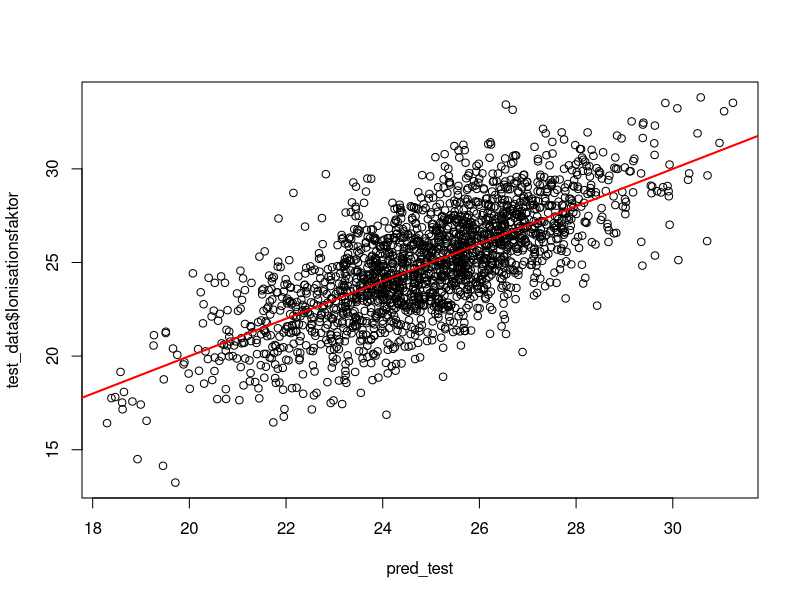

Generate this figure with R:
library(readr)

set.seed(42)
data <- read_csv("SmartBuild.csv")
data$LScore <- as.factor(data$LScore)
index <- sample(1:nrow(data),nrow(data)*0.8)

train_data <- data[index,]
test_data <- data[-index,]

#mit polynom 3 bestes Ergebnis bisher
flux_model <- lm(Ionisationsfaktor~poly(Hoehe,3,raw = T)+Gewicht+Durchmesser,train_data)

pred_test <- predict(flux_model,test_data)

err_test <- mean(abs(pred_test - test_data$Ionisationsfaktor))
err_test
#1.606672

#Visualisierung
plot(pred_test,test_data$Ionisationsfaktor)
points(c(0,40),c(0,40),lwd=2,col="red",type="l")
